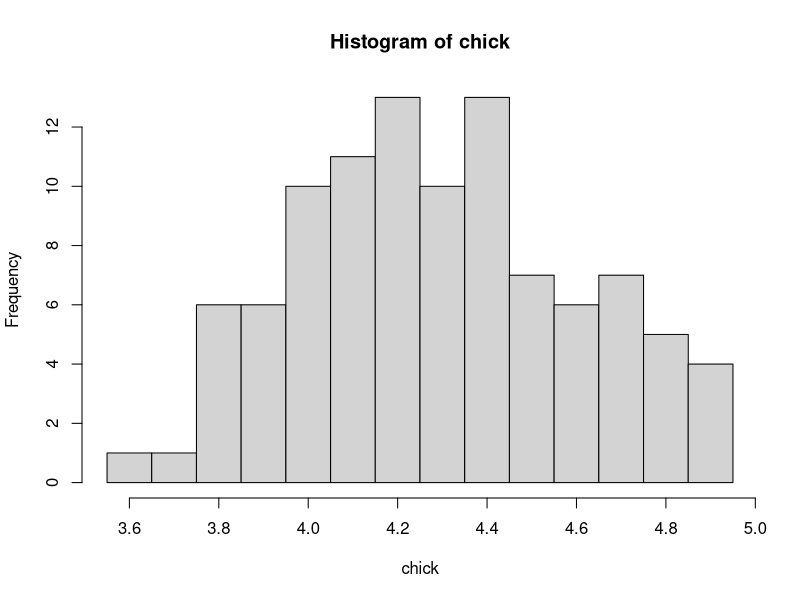
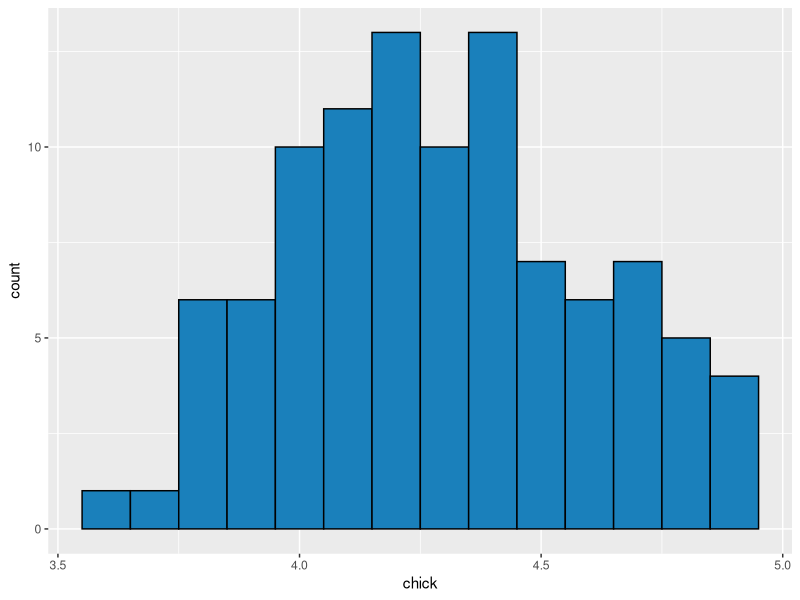
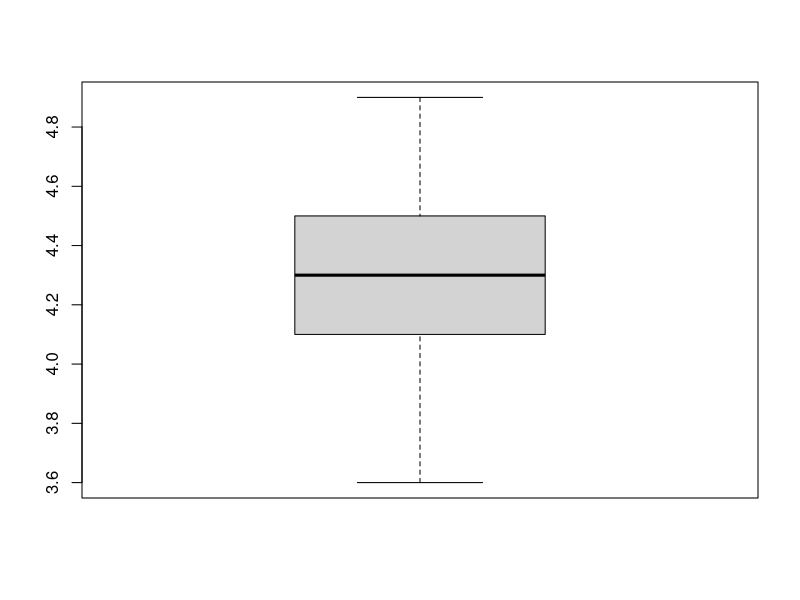

The R source for these figures, in order:
## ---- chunk 1
#| echo: true
chick.tbl <- read.table(text = "
               3.7   4.2   4.4   4.4   4.3   4.2   4.4   4.8   4.9   4.4
    4.2   3.8   4.2   4.4   4.6   3.9   4.1   4.5   4.8   3.9
    4.7   4.2   4.2   4.8   4.5   3.6   4.1   4.3   3.9   4.2
    4.0   4.2   4.0   4.5   4.4   4.1   4.0   4.0   3.8   4.6
    4.9   3.8   4.3   4.3   3.9   3.8   4.7   3.9   4.0   4.2
    4.3   4.7   4.1   4.0   4.6   4.4   4.6   4.4   4.9   4.4
    4.0   3.9   4.5   4.3   3.8   4.1   4.3   4.2   4.5   4.4
    4.2   4.7   3.8   4.5   4.0   4.2   4.1   4.0   4.7   4.1
    4.7   4.1   4.8   4.1   4.3   4.7   4.2   4.1   4.4   4.8
    4.1   4.9   4.3   4.4   4.4   4.3   4.6   4.5   4.6   4.0")
chick <- unlist(chick.tbl, use.names = F)
head(chick, n = 10)
## ---- chunk 2
cuts <- cut(chick, breaks = seq(3.55, 4.95, by = 0.1))
freq <- table(cuts)
freq
## ---- chunk 3
rel_freq <- table(cuts)/length(chick)
## ---- chunk 4
hist(chick, breaks = seq(3.55, 4.95, by = 0.1))
## ---- chunk 5
#| fig-align: center
# install.packages(tidyverse)
library(ggplot2)
ggplot(mapping = aes(x = chick)) + 
  geom_histogram(binwidth = 0.1, color = 'black', fill = '#1a80bb')
## ---- chunk 6
boxplot(chick)
## ---- chunk 7
